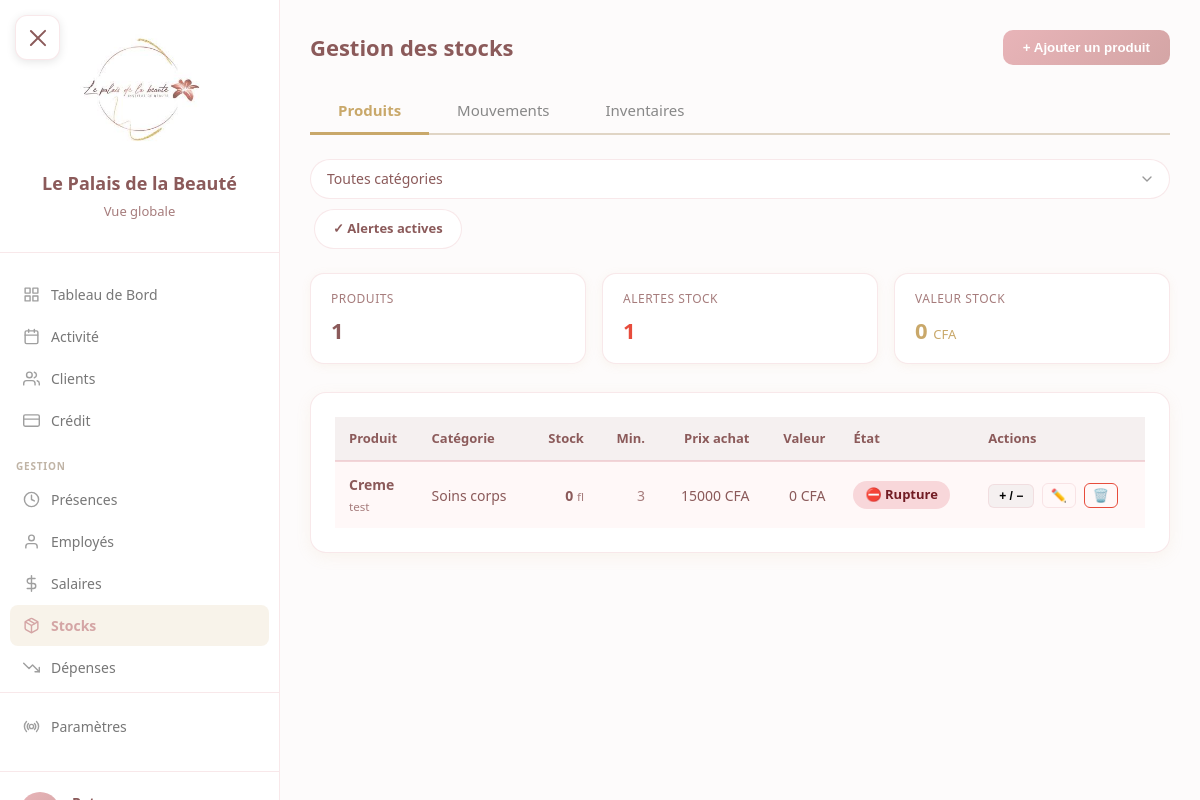
Page /gestion/stocks/?categorie=tous&alerte=1 (signed in) on the committed database.
### core/models.py (models this page shows, shortened)
class Produit(models.Model):
    nom = models.CharField(max_length=200)
    reference = models.CharField(max_length=100, blank=True, default='')
    categorie = models.ForeignKey(
        CategorieProduit, on_delete=models.PROTECT,
        null=True, blank=True, related_name='produits'
    )
    unite = models.ForeignKey(
        UniteMesure, on_delete=models.PROTECT,
        null=True, blank=True, related_name='produits'
    )
    fournisseur = models.ForeignKey(
        Fournisseur, on_delete=models.SET_NULL,
        null=True, blank=True, related_name='produits'
    )
    prix_achat = models.IntegerField(default=0, validators=[MinValueValidator(0)])
    prix_vente = models.IntegerField(default=0, validators=[MinValueValidator(0)], help_text="0 si non vendu aux clients")
    stock_actuel = models.IntegerField(default=0)
    stock_minimum = models.IntegerField(default=0, validators=[MinValueValidator(0)])
    actif = models.BooleanField(default=True)
    date_creation = models.DateTimeField(auto_now_add=True)
    class Meta:
        verbose_name = "Produit"
        verbose_name_plural = "Produits"
        ordering = ['categorie__nom', 'nom']
    @property
    def en_alerte(self):
        return self.stock_actuel <= self.stock_minimum
    @property
    def valeur_stock(self):
        return self.stock_actuel * self.prix_achat

class Fournisseur(models.Model):
    nom = models.CharField(max_length=200)
    telephone = models.CharField(max_length=20, blank=True, default='')
    email = models.EmailField(blank=True, default='')
    actif = models.BooleanField(default=True)
    date_creation = models.DateTimeField(auto_now_add=True)
    class Meta:
        verbose_name = "Fournisseur"
        verbose_name_plural = "Fournisseurs"
        ordering = ['nom']

class CategorieProduit(models.Model):
    nom = models.CharField(max_length=100, unique=True)
    description = models.TextField(blank=True, null=True)
    class Meta:
        verbose_name = "Catégorie produit"
        verbose_name_plural = "Catégories produits"
        ordering = ['nom']

class UniteMesure(models.Model):
    nom = models.CharField(max_length=50, unique=True)
    abrv = models.CharField(max_length=10, blank=True, default='')
    class Meta:
        verbose_name = "Unité de mesure"
        verbose_name_plural = "Unités de mesure"
        ordering = ['nom']

### gestion/views.py (the view)
# urls.py: path('stocks/', views.stocks_produits, name='stocks_produits'),
@login_required
@role_required(['patron', 'manager'])
def stocks_produits(request):
    categorie_id = request.GET.get('categorie', 'tous')
    filtre_alerte = request.GET.get('alerte', '')
    produits = Produit.objects.filter(actif=True).select_related('categorie', 'unite', 'fournisseur')
    if categorie_id != 'tous' and categorie_id:
        produits = produits.filter(categorie_id=categorie_id)
    if filtre_alerte == '1':
        ids_alerte = [p.id for p in produits if p.en_alerte]
        produits = produits.filter(id__in=ids_alerte)
    nb_alertes = sum(1 for p in Produit.objects.filter(actif=True) if p.en_alerte)
    valeur_totale = sum(p.valeur_stock for p in produits)
    categories = CategorieProduit.objects.all()
    unites = UniteMesure.objects.all()
    fournisseurs = Fournisseur.objects.filter(actif=True)
    return render(request, 'gestion/stocks/produits.html', {
        'produits': produits,
        'categories': categories,
        'unites': unites,
        'fournisseurs': fournisseurs,
        'categorie_id': categorie_id,
        'filtre_alerte': filtre_alerte,
        'nb_alertes': nb_alertes,
        'valeur_totale': valeur_totale,
        'nb_produits': produits.count(),
    })

### core/models.py (called while the page is built)
    def is_patron(self):
        return self.role == 'patron'

### templates/gestion/stocks/produits.html (shortened to what this page needs)
{% extends 'base.html' %}
{% block content %}
<div class="stk-container">
    <div class="page-header">
        <h1>Gestion des stocks</h1>
        <button class="btn-primary" onclick="document.getElementById('modalProduit').style.display='flex'">+ Ajouter un produit</button>
    </div>
    <div class="page-tabs">
        <a href="{% url 'gestion:stocks_produits' %}" class="page-tab active">Produits</a>
        <a href="{% url 'gestion:stocks_mouvements' %}" class="page-tab">Mouvements</a>
        <a href="{% url 'gestion:inventaire_liste' %}" class="page-tab">Inventaires</a>
    </div>
    <form method="get" class="filters-bar">
        <select name="categorie" onchange="this.form.submit()">
            <option value="tous" {% if categorie_id == 'tous' %}selected{% endif %}>Toutes catégories</option>
        </select>
        {% if filtre_alerte == '1' %}
        <a href="?categorie={{ categorie_id }}" class="btn-alerte-off btn-icon" style="text-decoration:none;height:40px;padding:0 18px;border-radius:30px;font-size:13px;font-weight:600;display:flex;align-items:center;border:1.5px solid var(--border);">✓ Alertes actives</a>
        {% else %}
        <a href="?categorie={{ categorie_id }}&alerte=1" class="btn-alerte btn-icon" style="text-decoration:none;height:40px;padding:0 18px;border-radius:30px;font-size:13px;font-weight:600;color:white;display:flex;align-items:center;">⚠ Stock bas ({{ nb_alertes }})</a>
        {% endif %}
    </form>
    <div class="totaux-grid">
        <div class="total-card">
            <div class="label">Produits</div>
            <div class="val">{{ nb_produits }}</div>
        </div>
        <div class="total-card red">
            <div class="label">Alertes stock</div>
            <div class="val">{{ nb_alertes }}</div>
        </div>
        <div class="total-card gold">
            <div class="label">Valeur stock</div>
            <div class="val">{{ valeur_totale|floatformat:0 }} <small style="font-size:13px;font-weight:400;">CFA</small></div>
        </div>
    </div>
    <div class="card">
        <table>
            <thead>
                <tr>
                    <th>Produit</th>
                    <th>Catégorie</th>
                    <th class="text-right">Stock</th>
                    <th class="text-right">Min.</th>
                    <th class="text-right">Prix achat</th>
                    <th class="text-right">Valeur</th>
                    <th>État</th>
                    <th>Actions</th>
                </tr>
            </thead>
            <tbody>
                {% for p in produits %}
                <tr {% if p.en_alerte %}class="alerte-row"{% endif %}>
                    <td>
                        <strong>{{ p.nom }}</strong>
                        {% if p.fournisseur %}<br><small style="color:var(--text-light);">{{ p.fournisseur.nom }}</small>{% endif %}
                    </td>
                    <td>{{ p.categorie.nom|default:"—" }}</td>
                    <td class="text-right">
                        <strong>{{ p.stock_actuel }}</strong>
                        {% if p.unite %} <small style="color:var(--text-light);">{{ p.unite.abrv|default:p.unite.nom }}</small>{% endif %}
                    </td>
                    <td class="text-right" style="color:var(--text-light);">{{ p.stock_minimum }}</td>
                    <td class="text-right">{{ p.prix_achat|floatformat:0 }} CFA</td>
                    <td class="text-right">{{ p.valeur_stock|floatformat:0 }} CFA</td>
                    <td>
                        {% if p.stock_actuel == 0 %}
                        <span class="stock-badge stock-zero">⛔ Rupture</span>
                        {% elif p.en_alerte %}
                        <span class="stock-badge stock-bas">⚠ Bas</span>
                        {% else %}
                        <span class="stock-badge stock-ok">✓ OK</span>
                        {% endif %}
                    </td>
                    <td>
                        <button class="btn-mouv" onclick="ouvrirModalMouvement({{ p.id }}, '{{ p.nom|escapejs }}', {{ p.stock_actuel }}, {{ p.prix_achat }})">+ / −</button>
                        <button class="btn-icon" onclick="ouvrirModalModifier({{ p.id }}, '{{ p.nom|escapejs }}', '{{ p.reference|escapejs }}', {{ p.categorie.id|default:'null' }}, {{ p.unite.id|default:'null' }}, {{ p.fournisseur.id|default:'null' }}, {{ p.prix_achat }}, {{ p.stock_minimum }}, {{ p.prix_vente }})" title="Modifier">✏️</button>
                        <button class="btn-icon" onclick="supprimerProduit({{ p.id }}, '{{ p.nom|escapejs }}')" title="Supprimer" style="border-color:#e74c3c;">🗑️</button>
                    </td>
                </tr>
                {% empty %}
                <tr><td colspan="8" style="text-align:center;color:var(--text-light);font-style:italic;padding:40px;">Aucun produit</td></tr>
                {% endfor %}
            </tbody>
        </table>
    </div>
</div>
{% endblock %}

### rows in the picture
Produit: nom "Creme", fournisseur.nom "test", categorie.nom "Soins corps", stock_actuel "0", unite.abrv "fl", stock_minimum "3", prix_achat "15000", valeur_stock "0", shows "⛔ Rupture"

### other values in the picture
{{ nb_produits }} "1"
{{ nb_alertes }} "1"
{{ valeur_totale|floatformat:0 }} "0"
